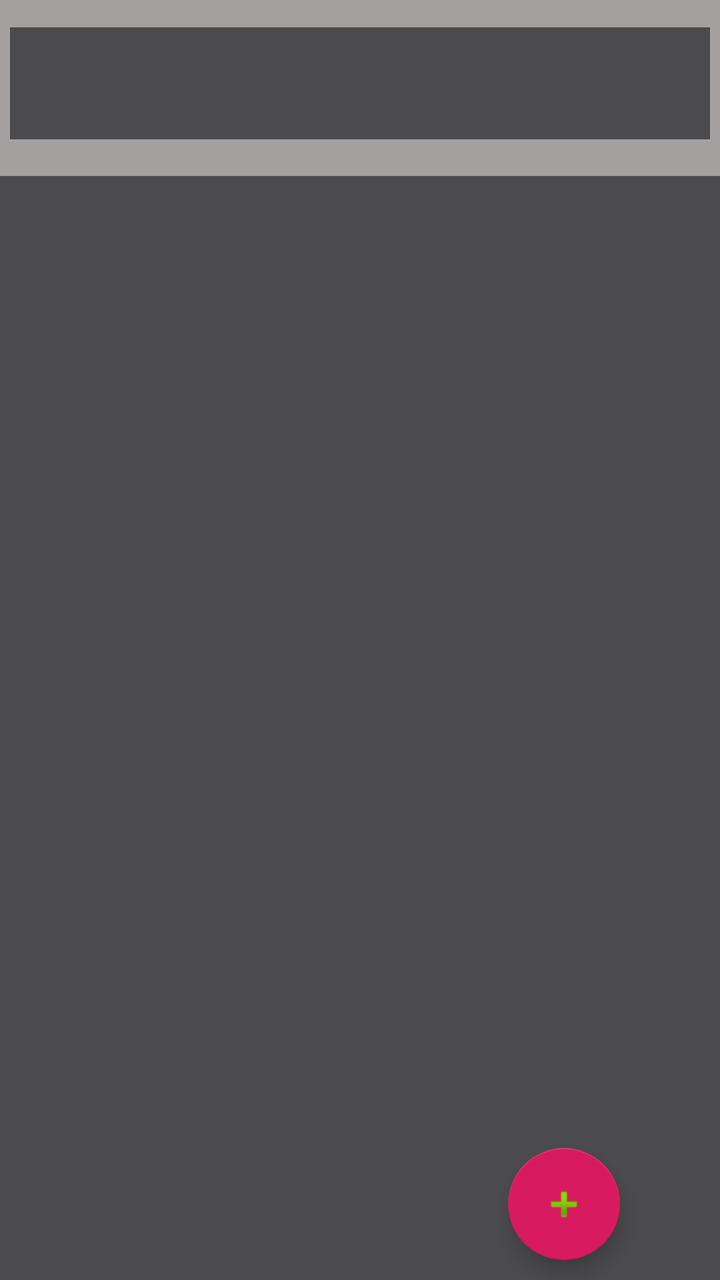
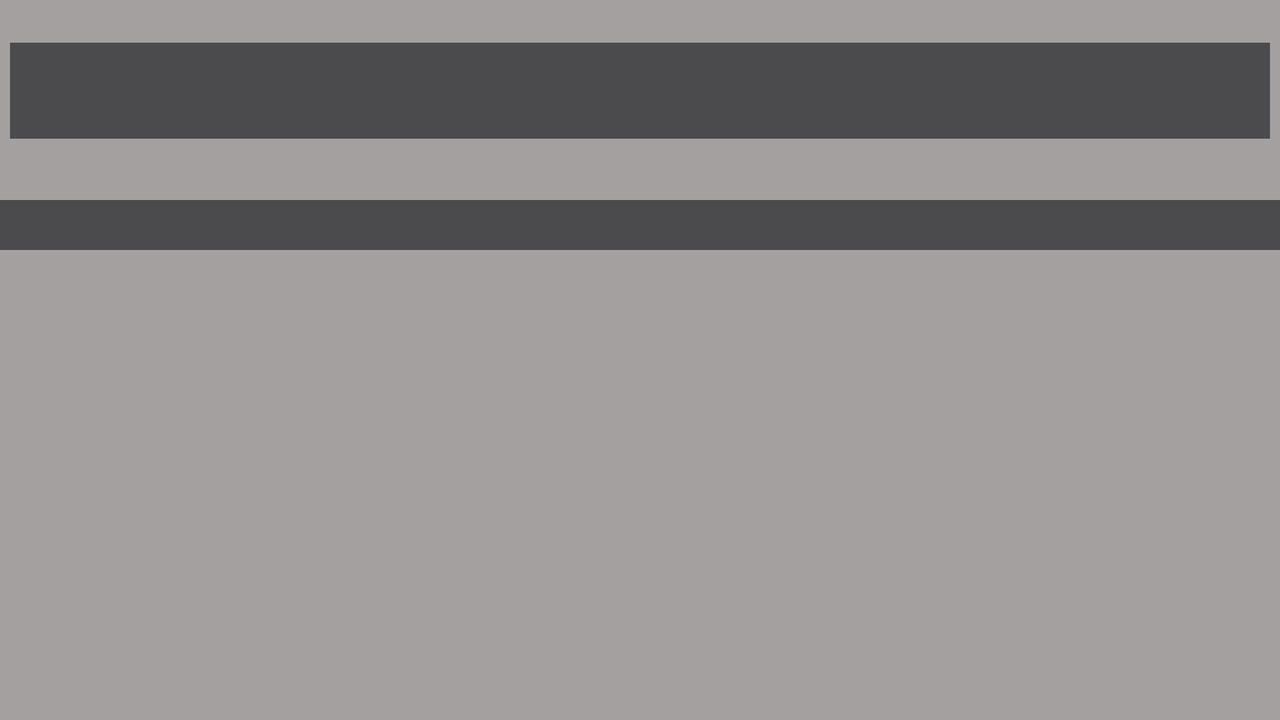

Compare how this app lays out the same screen by default and in its alternative resource folder. The renders come first, then the two layout files and the values they reference.
<!-- AndroidManifest.xml: activity theme AppTheme.NoActionBar -->
<!-- res/layout/activity_exercise.xml -->
<?xml version="1.0" encoding="utf-8"?>
<androidx.constraintlayout.widget.ConstraintLayout xmlns:android="http://schemas.android.com/apk/res/android"
    xmlns:app="http://schemas.android.com/apk/res-auto"
    xmlns:tools="http://schemas.android.com/tools"
    android:layout_width="match_parent"
    android:layout_height="match_parent"
    tools:context=".views.exercise.ExerciseActivity"
    android:windowSoftInputMode="adjustResize"
    android:background="@color/colorDarkSecondaryLight">

    <com.google.android.material.appbar.AppBarLayout
        android:id="@+id/appBarLayout"
        android:layout_width="match_parent"
        android:layout_height="wrap_content"
        android:layout_marginStart="5dp"
        android:layout_marginTop="5dp"
        android:layout_marginEnd="5dp"
        android:layout_marginBottom="5dp"
        android:theme="@style/AppTheme.AppBarOverlay"
        app:layout_constraintBottom_toTopOf="@+id/include"
        app:layout_constraintEnd_toEndOf="parent"
        app:layout_constraintHorizontal_bias="1.0"
        app:layout_constraintStart_toStartOf="parent"
        app:layout_constraintTop_toTopOf="parent"
        app:layout_constraintVertical_bias="0.39">

        <androidx.appcompat.widget.Toolbar
            android:id="@+id/toolbar"
            android:layout_width="match_parent"
            android:layout_height="?attr/actionBarSize"
            android:background="@color/colorDarkSecondary"
            app:popupTheme="@style/AppTheme.PopupOverlay"
            app:titleTextColor="@color/colorWhite"/>

    </com.google.android.material.appbar.AppBarLayout>


    <include
        android:id="@+id/include"
        layout="@layout/content_exercise"
        android:layout_width="match_parent"
        android:layout_height="match_parent"
        android:layout_marginTop="88dp"
        app:layout_constraintEnd_toEndOf="parent"
        app:layout_constraintHorizontal_bias="1.0"
        app:layout_constraintStart_toStartOf="parent"
        app:layout_constraintTop_toTopOf="parent" />


    <com.google.android.material.floatingactionbutton.FloatingActionButton
        android:id="@+id/btn_add_workout_set"
        android:layout_width="wrap_content"
        android:src="@android:drawable/ic_input_add"
        android:layout_height="wrap_content"
        android:layout_marginEnd="50dp"
        android:layout_marginBottom="10dp"
        app:layout_constraintBottom_toBottomOf="parent"
        app:layout_constraintEnd_toEndOf="parent" />

</androidx.constraintlayout.widget.ConstraintLayout>
<!-- res/layout/content_exercise.xml (included above) -->
<?xml version="1.0" encoding="utf-8"?>
<androidx.constraintlayout.widget.ConstraintLayout xmlns:android="http://schemas.android.com/apk/res/android"
    xmlns:app="http://schemas.android.com/apk/res-auto"
    xmlns:tools="http://schemas.android.com/tools"
    android:layout_width="match_parent"
    android:layout_height="match_parent"
    app:layout_behavior="@string/appbar_scrolling_view_behavior"
    tools:context=".views.exercise.ExerciseActivity"
    tools:showIn="@layout/activity_exercise">

    <ListView
        android:id="@+id/listView"
        android:layout_width="wrap_content"
        android:layout_height="wrap_content"
        android:layout_marginStart="15dp"
        android:layout_marginTop="25dp"
        android:layout_marginEnd="15dp"
        app:layout_constraintEnd_toEndOf="parent"
        app:layout_constraintStart_toStartOf="parent"
        app:layout_constraintTop_toTopOf="parent" />

</androidx.constraintlayout.widget.ConstraintLayout>
<!-- resources referenced by this layout -->
<resources>
  <color name="colorDarkSecondary">#4B4B4E </color>
  <color name="colorDarkSecondaryLight">#A5A0A0</color>
  <color name="colorWhite">#E8E8E8</color>
  <style name="AppTheme.AppBarOverlay" parent="ThemeOverlay.AppCompat.Dark.ActionBar" />
  <style name="AppTheme.PopupOverlay" parent="ThemeOverlay.AppCompat.Light">
          <item name="android:colorBackground">@color/colorWhite</item>
          <item name="android:textColor">@color/colorDarkSecondary</item>
      </style>
  <style name="AppTheme.NoActionBar">
          <item name="windowActionBar">false</item>
          <item name="windowNoTitle">true</item>
      </style>
</resources>
<!-- res/layout-land/activity_exercise.xml (the repository's variant of the layout above) -->
<!-- drawn on the phone turned sideways -->
<?xml version="1.0" encoding="utf-8"?>
<androidx.constraintlayout.widget.ConstraintLayout xmlns:android="http://schemas.android.com/apk/res/android"
    xmlns:app="http://schemas.android.com/apk/res-auto"
    xmlns:tools="http://schemas.android.com/tools"
    android:layout_width="match_parent"
    android:layout_height="match_parent"
    tools:context=".views.main.MainActivity"
    android:background="@color/colorDarkSecondaryLight">

    <com.google.android.material.appbar.AppBarLayout
        android:id="@+id/appBarLayout"
        android:layout_width="match_parent"
        android:layout_height="wrap_content"
        android:layout_marginStart="5dp"
        android:layout_marginTop="5dp"
        android:layout_marginEnd="5dp"
        android:layout_marginBottom="5dp"
        android:theme="@style/AppTheme.AppBarOverlay"
        app:layout_constraintBottom_toTopOf="@+id/include"
        app:layout_constraintEnd_toEndOf="parent"
        app:layout_constraintHorizontal_bias="1.0"
        app:layout_constraintStart_toStartOf="parent"
        app:layout_constraintTop_toTopOf="parent"
        app:layout_constraintVertical_bias="0.39">

        <androidx.appcompat.widget.Toolbar
            android:id="@+id/toolbar"
            android:layout_width="match_parent"
            android:layout_height="?attr/actionBarSize"
            android:background="@color/colorDarkSecondary"
            app:popupTheme="@style/AppTheme.PopupOverlay"
            app:titleTextColor="@color/colorWhite"/>

    </com.google.android.material.appbar.AppBarLayout>


    <include
        android:id="@+id/include"
        layout="@layout/content_exercise"
        android:layout_width="wrap_content"
        android:layout_height="wrap_content"
        android:layout_marginTop="100dp"
        android:layout_marginStart="100dp"
        app:layout_constraintTop_toTopOf="parent"
        tools:layout_editor_absoluteX="5dp" />

    <com.google.android.material.floatingactionbutton.FloatingActionButton
        android:id="@+id/exercise_btn_save"
        android:layout_width="wrap_content"
        android:layout_height="wrap_content"
        android:layout_marginStart="600dp"
        android:layout_marginTop="350dp"
        android:layout_marginEnd="50dp"
        android:src="@android:drawable/ic_menu_save"
        app:layout_constraintBottom_toTopOf="@+id/include"
        app:layout_constraintEnd_toStartOf="@+id/include"
        app:layout_constraintHorizontal_bias="0.0"
        app:layout_constraintStart_toStartOf="parent"
        app:layout_constraintTop_toTopOf="parent"
        app:layout_constraintVertical_bias="0.060000002"
        />

</androidx.constraintlayout.widget.ConstraintLayout>
<!-- res/layout/activity_exercise.xml (included above) -->
<?xml version="1.0" encoding="utf-8"?>
<androidx.constraintlayout.widget.ConstraintLayout xmlns:android="http://schemas.android.com/apk/res/android"
    xmlns:app="http://schemas.android.com/apk/res-auto"
    xmlns:tools="http://schemas.android.com/tools"
    android:layout_width="match_parent"
    android:layout_height="match_parent"
    tools:context=".views.exercise.ExerciseActivity"
    android:windowSoftInputMode="adjustResize"
    android:background="@color/colorDarkSecondaryLight">

    <com.google.android.material.appbar.AppBarLayout
        android:id="@+id/appBarLayout"
        android:layout_width="match_parent"
        android:layout_height="wrap_content"
        android:layout_marginStart="5dp"
        android:layout_marginTop="5dp"
        android:layout_marginEnd="5dp"
        android:layout_marginBottom="5dp"
        android:theme="@style/AppTheme.AppBarOverlay"
        app:layout_constraintBottom_toTopOf="@+id/include"
        app:layout_constraintEnd_toEndOf="parent"
        app:layout_constraintHorizontal_bias="1.0"
        app:layout_constraintStart_toStartOf="parent"
        app:layout_constraintTop_toTopOf="parent"
        app:layout_constraintVertical_bias="0.39">

        <androidx.appcompat.widget.Toolbar
            android:id="@+id/toolbar"
            android:layout_width="match_parent"
            android:layout_height="?attr/actionBarSize"
            android:background="@color/colorDarkSecondary"
            app:popupTheme="@style/AppTheme.PopupOverlay"
            app:titleTextColor="@color/colorWhite"/>

    </com.google.android.material.appbar.AppBarLayout>


    <include
        android:id="@+id/include"
        layout="@layout/content_exercise"
        android:layout_width="match_parent"
        android:layout_height="match_parent"
        android:layout_marginTop="88dp"
        app:layout_constraintEnd_toEndOf="parent"
        app:layout_constraintHorizontal_bias="1.0"
        app:layout_constraintStart_toStartOf="parent"
        app:layout_constraintTop_toTopOf="parent" />


    <com.google.android.material.floatingactionbutton.FloatingActionButton
        android:id="@+id/btn_add_workout_set"
        android:layout_width="wrap_content"
        android:src="@android:drawable/ic_input_add"
        android:layout_height="wrap_content"
        android:layout_marginEnd="50dp"
        android:layout_marginBottom="10dp"
        app:layout_constraintBottom_toBottomOf="parent"
        app:layout_constraintEnd_toEndOf="parent" />

</androidx.constraintlayout.widget.ConstraintLayout>
